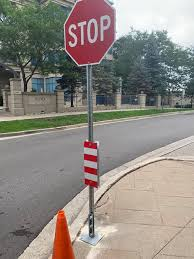
#> input picture stop sign/images.jpeg, 194 x 259 px
$ python imagedetectiontest.py
#> lines starting #> are read from the running program, lines starting #| are printed output that depends on the picture
import cv2
from matplotlib import pyplot as plt

# Opening the image
img = cv2.imread("images.jpeg")
#> img is the input picture: shape (259, 194, 3); mean B, G, R 130.3, 136.9, 142.7

# OpenCV opens images as BRG, but want RGB, and need grayscale
img_gray = cv2.cvtColor(img, cv2.COLOR_BGR2GRAY)
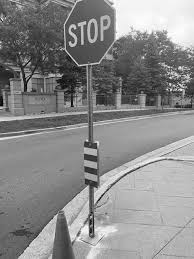
#> img_gray: shape (259, 194); min 1, max 255, mean 137.9
img_rgb = cv2.cvtColor(img, cv2.COLOR_BGR2RGB)

# Use minSize
stop_data = cv2.CascadeClassifier('stop_data.xml')
found = stop_data.detectMultiScale(img_gray, minSize = (20,20))
#> found = [[57, 5, 60, 60]]
# Don't do anything if there's no sign
amount_found = len(found)
#> amount_found = 1

if amount_found != 0:

    # There may be more than one sign in the image
    for (x, y, width, height) in found:

        # We draw a green rectangle around every recognized sign
        cv2.rectangle(img_rgb, (x, y), (x + height, y + width), (0, 255, 0), 10)
#> this loop made 1 pass
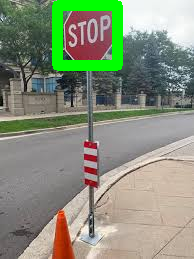
#> img_rgb: shape (259, 194, 3); mean R, G, B 136.7, 144.2, 124.5

# Creats the envrionment of the pivture and shows it
plt.subplot(1, 1, 1)
plt.imshow(img_rgb)
plt.show()

$ run again, with stop sign/image.jpg copied over stop sign/images.jpeg
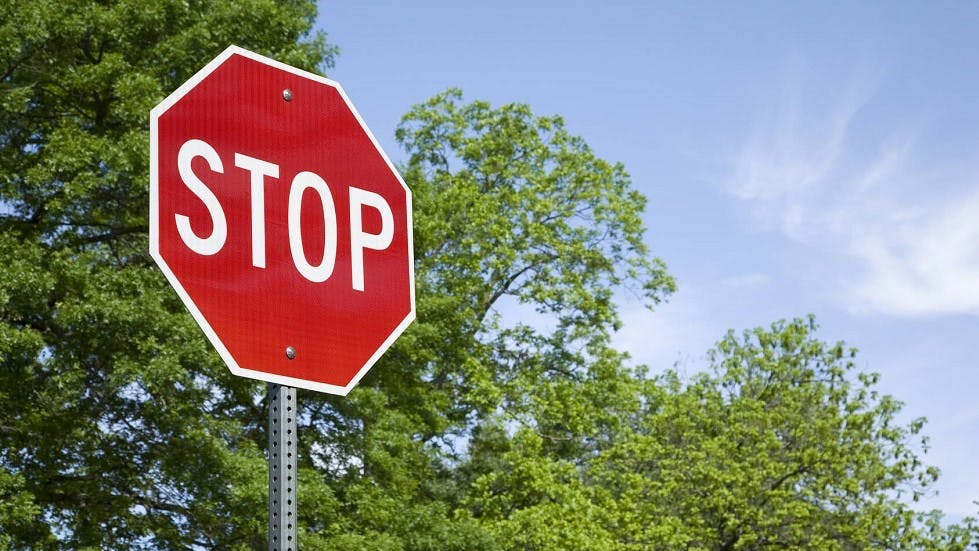
#> input picture stop sign/image.jpg, 979 x 551 px
#> img is the input picture: shape (551, 979, 3); mean B, G, R 123.1, 133.3, 133.1
#> `img_gray = cv2.cvtColor(img, cv2.COLOR_BGR2GRAY)`:
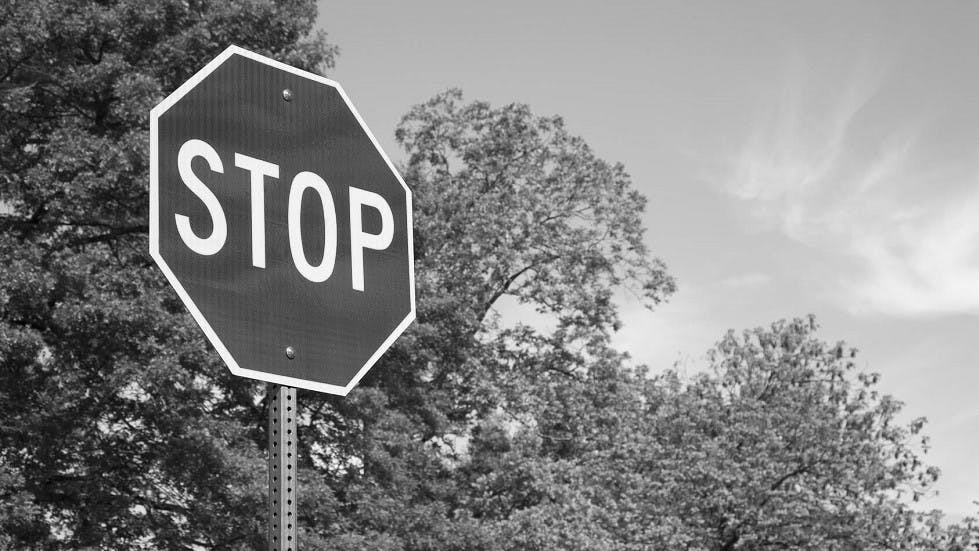
#> img_gray: shape (551, 979); min 0, max 255, mean 132
#> found = [[144, 66, 315, 315]]
#> amount_found = 1
#> the loop `for (x, y, width, height) in found:` made 1 pass
#> after the loop `for (x, y, width, height) in found:`:
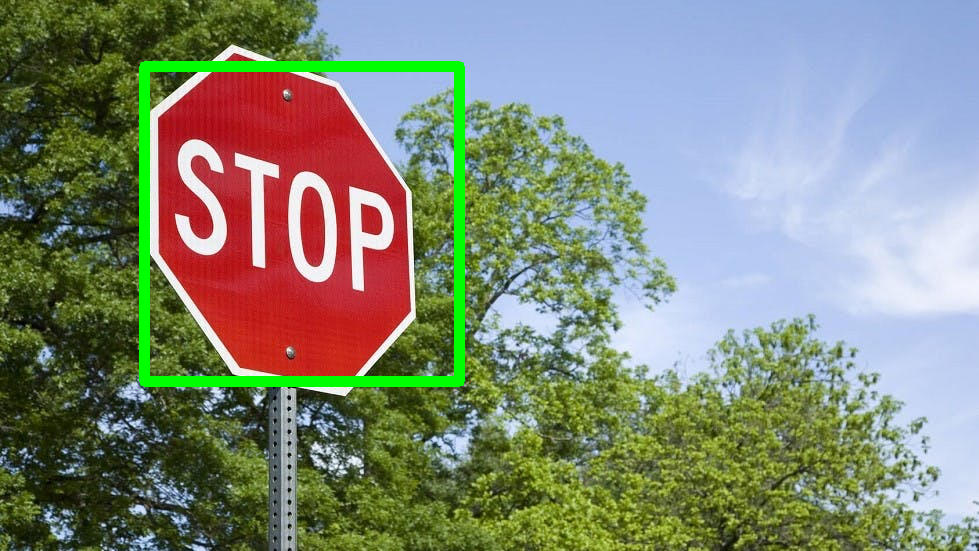
#> img_rgb: shape (551, 979, 3); mean R, G, B 130.2, 136.9, 120.8

$ run again, with stop sign/stop.jpg copied over stop sign/images.jpeg
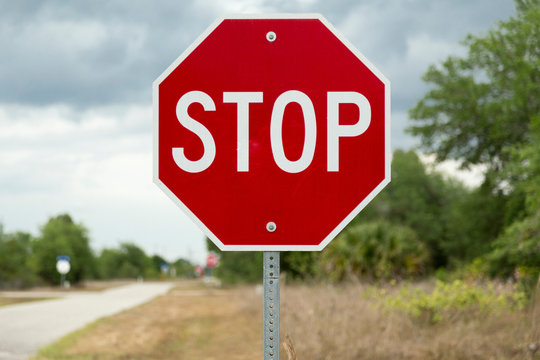
#> input picture stop sign/stop.jpg, 540 x 360 px
#> img is the input picture: shape (360, 540, 3); mean B, G, R 116.4, 133.7, 161.8
#> `img_gray = cv2.cvtColor(img, cv2.COLOR_BGR2GRAY)`:
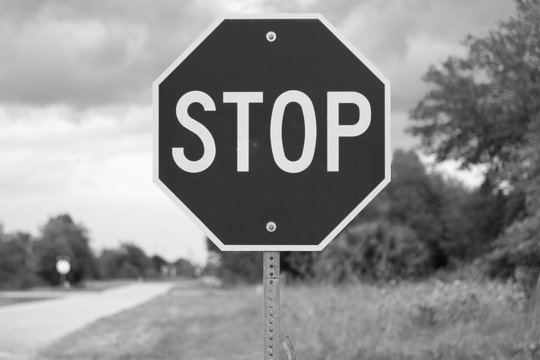
#> img_gray: shape (360, 540); min 6, max 254, mean 140.1
#> found = [[170, 17, 234, 234]]
#> amount_found = 1
#> the loop `for (x, y, width, height) in found:` made 1 pass
#> after the loop `for (x, y, width, height) in found:`:
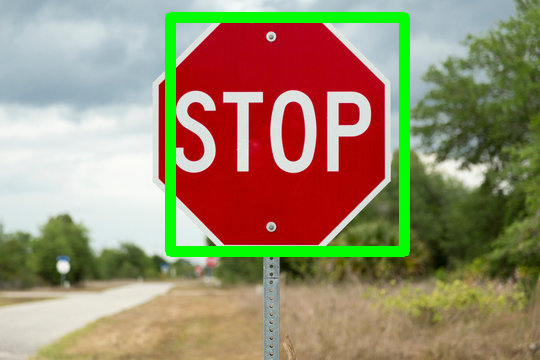
#> img_rgb: shape (360, 540, 3); mean R, G, B 153.2, 139.4, 109.2
